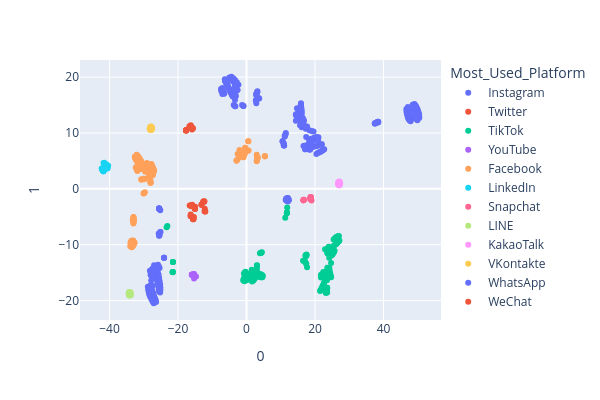

Notebook cell for this chart:
### Code cell
from sklearn.manifold import TSNE
import plotly.express as px
from sklearn.preprocessing import StandardScaler
import matplotlib.pyplot as plt


engineered_df = df.drop(columns=['Student_ID', 'Country', 'Relationship_Status'])
usage_cat = engineered_df['Most_Used_Platform'].astype('category')
labels = usage_cat.cat.codes
label_names = list(usage_cat.cat.categories)
TSNE_optimized_engineered_df = engineered_df#.drop(columns=['Avg_Daily_Usage_Hours', 'Sleep_Hours_Per_Night'])
TSNE_optimized_engineered_df = pd.get_dummies(TSNE_optimized_engineered_df)

scaler = StandardScaler()
X_scaled = scaler.fit_transform(TSNE_optimized_engineered_df)

tsne = TSNE(n_components=2, perplexity=35, learning_rate='auto', max_iter=1500, n_iter_without_progress=300, init='pca')
projections = tsne.fit_transform(X_scaled)
fig = px.scatter(
    projections,
    x=0,
    y=1,
    color=engineered_df.Most_Used_Platform,
    labels={'color': 'Most_Used_Platform'},
    hover_data={
            'Avg_Daily_Usage_Hours': engineered_df.Avg_Daily_Usage_Hours,
            'Affects_Academic_Performance': engineered_df.Affects_Academic_Performance,
            'Sleep_Hours_Per_Night': engineered_df.Sleep_Hours_Per_Night,
            'Mental_Health_Score': engineered_df.Mental_Health_Score,
            'Addicted_Score': engineered_df.Addicted_Score
        },
    width=600, 
    height=400,
)
fig.show()

### Figure 1 — Plotly figure (JSON) as saved in the notebook; plotly's stock layout.template omitted (floating-point values rounded to 4 significant figures; data arrays with more than 128 entries replaced by an {"elided": "..."} marker saying what was removed)
{"data": [{"customdata": {"elided": "249x5 mixed values"}, "hovertemplate": "Most_Used_Platform=Instagram<br>0=%{x}<br>1=%{y}<br>Avg_Daily_Usage_Hours=%{customdata[0]}<br>Affects_Academic_Performance=%{customdata[1]}<br>Sleep_Hours_Per_Night=%{customdata[2]}<br>Mental_Health_Score=%{customdata[3]}<br>Addicted_Score=%{customdata[4]}<extra></extra>", "legendgroup": "Instagram", "marker": {"color": "#636efa", "symbol": "circle"}, "mode": "markers", "name": "Instagram", "orientation": "v", "showlegend": true, "type": "scatter", "x": {"elided": "249 float values"}, "xaxis": "x", "y": {"elided": "249 float values"}, "yaxis": "y"}, {"customdata": {"elided": "30x5 mixed values"}, "hovertemplate": "Most_Used_Platform=Twitter<br>0=%{x}<br>1=%{y}<br>Avg_Daily_Usage_Hours=%{customdata[0]}<br>Affects_Academic_Performance=%{customdata[1]}<br>Sleep_Hours_Per_Night=%{customdata[2]}<br>Mental_Health_Score=%{customdata[3]}<br>Addicted_Score=%{customdata[4]}<extra></extra>", "legendgroup": "Twitter", "marker": {"color": "#EF553B", "symbol": "circle"}, "mode": "markers", "name": "Twitter", "orientation": "v", "showlegend": true, "type": "scatter", "x": [-16.59, -16.12, -15.49, -15.6, -12.51, -15.02, -16.3, -13.16, -15.01, -15.22, -15.07, -12.19, -15.02, -16.33, -16.25, -13.14, -12.06, -15.56, -15.49, -12.63, -12.34, -16.12, -15.85, -12.24, -12.04, -15.61, -15.34, -12.57, -12.3, -16.02], "xaxis": "x", "y": [-2.973, -2.992, -5.406, -5.455, -2.343, -3.586, -4.587, -2.802, -3.223, -3.205, -3.587, -3.544, -3.384, -4.901, -4.758, -2.87, -4.042, -5.312, -5.405, -2.249, -2.228, -3.126, -2.835, -4.018, -4.074, -5.457, -5.049, -2.297, -2.271, -2.895], "yaxis": "y"}, {"customdata": {"elided": "154x5 mixed values"}, "hovertemplate": "Most_Used_Platform=TikTok<br>0=%{x}<br>1=%{y}<br>Avg_Daily_Usage_Hours=%{customdata[0]}<br>Affects_Academic_Performance=%{customdata[1]}<br>Sleep_Hours_Per_Night=%{customdata[2]}<br>Mental_Health_Score=%{customdata[3]}<br>Addicted_Score=%{customdata[4]}<extra></extra>", "legendgroup": "TikTok", "marker": {"color": "#00cc96", "symbol": "circle"}, "mode": "markers", "name": "TikTok", "orientation": "v", "showlegend": true, "type": "scatter", "x": {"elided": "154 float values"}, "xaxis": "x", "y": {"elided": "154 float values"}, "yaxis": "y"}, {"customdata": [[3, "No", 7, 7, 4], [3.7, "No", 6.8, 7, 5], [3.8, "No", 6.6, 7, 5], [3.9, "No", 6.5, 7, 6], [3.8, "No", 6.4, 7, 6], [3.9, "No", 6.5, 7, 6], [4.7, "Yes", 5.9, 6, 7], [4.4, "Yes", 6, 6, 7], [5.8, "Yes", 5.2, 5, 9], [3.8, "No", 6.6, 7, 6]], "hovertemplate": "Most_Used_Platform=YouTube<br>0=%{x}<br>1=%{y}<br>Avg_Daily_Usage_Hours=%{customdata[0]}<br>Affects_Academic_Performance=%{customdata[1]}<br>Sleep_Hours_Per_Night=%{customdata[2]}<br>Mental_Health_Score=%{customdata[3]}<br>Addicted_Score=%{customdata[4]}<extra></extra>", "legendgroup": "YouTube", "marker": {"color": "#ab63fa", "symbol": "circle"}, "mode": "markers", "name": "YouTube", "orientation": "v", "showlegend": true, "type": "scatter", "x": [-15.32, -15.94, -15.99, -15.9, -15.9, -15.88, -15.34, -15.35, -14.74, -15.91], "xaxis": "x", "y": [-16.03, -15.38, -15.39, -15.36, -15.36, -15.38, -15.25, -15.25, -15.71, -15.36], "yaxis": "y"}, {"customdata": {"elided": "123x5 mixed values"}, "hovertemplate": "Most_Used_Platform=Facebook<br>0=%{x}<br>1=%{y}<br>Avg_Daily_Usage_Hours=%{customdata[0]}<br>Affects_Academic_Performance=%{customdata[1]}<br>Sleep_Hours_Per_Night=%{customdata[2]}<br>Mental_Health_Score=%{customdata[3]}<br>Addicted_Score=%{customdata[4]}<extra></extra>", "legendgroup": "Facebook", "marker": {"color": "#FFA15A", "symbol": "circle"}, "mode": "markers", "name": "Facebook", "orientation": "v", "showlegend": true, "type": "scatter", "x": [-2.586, -33.0, -29.89, -33.0, -30.67, -32.99, -29.84, -33.01, -30.72, -30.03, -29.98, -33.2, -30.04, 2.973, -33.03, -0.4544, 3.043, -32.98, -0.7757, -1.766, -28.93, -0.8161, -1.922, -29.25, -0.8638, -2.065, -27.02, -32.66, -27.29, -32.97, -26.98, -32.86, -27.54, -33.22, -27.22, -33.07, -27.77, -33.65, -27.48, -33.3, -27.92, -33.83, -27.75, -33.52, -27.98, -33.93, -29.59, -33.19, -1.857, -30.69, -33.07, -1.914, -30.71, -33.6, -1.974, -31.84, -33.46, -2.038, -31.99, -33.7, -2.112, -32.16, -33.85, -2.19, -32.33, -30.43, -30.84, -30.59, -31.06, -30.75, -31.32, -30.96, -31.6, -31.19, -31.88, -31.41, -32.13, -31.64, -32.35, -31.87, -32.51, -32.09, -32.6, -28.83, -28.68, -2.85, -29.0, -2.861, -28.89, -29.17, -2.916, -29.07, -29.33, 0.5499, -0.2875, -27.94, -0.3609, -28.61, 5.366, 3.201, -32.98, 2.993, 3.315, -32.99, 3.203, -32.87, 0.5303, 3.069, 0.5072, -29.67, -0.3965, -28.06, -0.3276, -28.41, -28.21, 5.367, 0.5613, -0.404, -28.08, -0.3155, -28.5, -28.01, 5.385], "xaxis": "x", "y": [6.256, -5.056, 1.828, -5.072, 1.639, -5.324, 1.728, -5.284, 1.731, -0.8283, -0.7766, -5.594, 1.816, 4.96, -6.196, 6.321, 5.093, -5.94, 6.246, 6.671, 3.17, 5.929, 6.81, 3.756, 5.663, 6.94, 3.143, -9.644, 2.468, -9.361, 3.28, -9.927, 2.835, -9.727, 3.666, -10.14, 3.277, -9.907, 4.056, -10.31, 3.741, -10.07, 4.454, -10.46, 4.271, -10.26, 3.047, -9.349, 5.908, 3.607, -9.246, 5.953, 3.549, -9.35, 5.997, 3.211, -9.266, 5.827, 3.394, -9.451, 5.672, 3.609, -9.611, 5.552, 3.85, 4.476, 3.835, 4.7, 4.076, 4.931, 4.337, 5.158, 4.603, 5.386, 4.843, 5.602, 5.06, 5.809, 5.281, 5.99, 5.527, 6.126, 5.767, 3.155, 4.23, 5.113, 3.445, 5.103, 4.451, 3.725, 5.051, 4.63, 4.007, 6.848, 6.678, 1.136, 7.025, 1.916, 5.83, 5.595, -5.92, 6.093, 5.56, -5.906, 5.606, -5.635, 8.542, 5.646, 8.539, -0.5865, 6.642, 1.111, 7.368, 1.78, 2.461, 5.83, 6.85, 7.343, 1.711, 7.054, 2.536, 1.105, 5.828], "yaxis": "y"}, {"customdata": [[1.5, "No", 8, 9, 2], [2.8, "No", 7.2, 8, 4], [2, "No", 7.8, 8, 3], [2.5, "No", 7.3, 8, 4], [2.2, "No", 7.4, 8, 3], [2.6, "No", 7.2, 8, 4], [2.3, "No", 7.3, 8, 4], [2.7, "No", 7.1, 8, 4], [2.4, "No", 7.2, 8, 4], [2.8, "No", 7, 8, 4], [2.3, "No", 7.4, 8, 3], [2.8, "No", 7.2, 8, 4], [2.5, "No", 7.3, 8, 4], [3, "No", 7.1, 8, 4], [2.7, "No", 7.2, 8, 4], [2.6, "No", 7.3, 8, 4], [2.4, "No", 7.4, 8, 4], [2.8, "No", 7.1, 8, 4], [2.5, "No", 7.3, 8, 4], [2.9, "No", 7, 7, 5], [2.6, "No", 7.2, 8, 4]], "hovertemplate": "Most_Used_Platform=LinkedIn<br>0=%{x}<br>1=%{y}<br>Avg_Daily_Usage_Hours=%{customdata[0]}<br>Affects_Academic_Performance=%{customdata[1]}<br>Sleep_Hours_Per_Night=%{customdata[2]}<br>Mental_Health_Score=%{customdata[3]}<br>Addicted_Score=%{customdata[4]}<extra></extra>", "legendgroup": "LinkedIn", "marker": {"color": "#19d3f3", "symbol": "circle"}, "mode": "markers", "name": "LinkedIn", "orientation": "v", "showlegend": true, "type": "scatter", "x": [-40.39, -41.42, -40.59, -41.76, -40.65, -41.84, -40.93, -42.11, -40.95, -42.13, -40.84, -41.42, -41.18, -41.53, -42.24, -41.79, -41.0, -42.25, -41.76, -41.74, -41.21], "xaxis": "x", "y": [4.143, 4.441, 3.703, 3.145, 3.653, 3.192, 3.76, 3.46, 3.767, 3.48, 4.357, 4.441, 4.131, 4.652, 3.646, 3.161, 4.36, 3.648, 3.145, 4.633, 4.139], "yaxis": "y"}, {"customdata": [[5.8, "Yes", 6, 6, 8], [4.8, "Yes", 6.2, 5, 7], [4.7, "Yes", 5.9, 6, 7], [4.8, "Yes", 5.7, 6, 7], [4.6, "Yes", 5.7, 6, 7], [4.9, "Yes", 5.6, 6, 7], [6.1, "Yes", 5.2, 4, 9], [5.4, "Yes", 5.5, 5, 8], [4.6, "Yes", 5.8, 6, 7], [5.6, "Yes", 5.3, 5, 8], [3.7, "No", 6.5, 7, 6], [5.7, "Yes", 5.3, 5, 8], [5.5, "Yes", 5.5, 5, 8]], "hovertemplate": "Most_Used_Platform=Snapchat<br>0=%{x}<br>1=%{y}<br>Avg_Daily_Usage_Hours=%{customdata[0]}<br>Affects_Academic_Performance=%{customdata[1]}<br>Sleep_Hours_Per_Night=%{customdata[2]}<br>Mental_Health_Score=%{customdata[3]}<br>Addicted_Score=%{customdata[4]}<extra></extra>", "legendgroup": "Snapchat", "marker": {"color": "#FF6692", "symbol": "circle"}, "mode": "markers", "name": "Snapchat", "orientation": "v", "showlegend": true, "type": "scatter", "x": [18.75, 18.55, 18.74, 18.73, 18.73, 18.73, 16.68, 16.63, 18.76, 16.63, 18.99, 16.63, 16.77], "xaxis": "x", "y": [-1.468, -1.823, -1.506, -1.502, -1.505, -1.501, -1.97, -2.02, -1.505, -2.019, -2.068, -2.019, -1.941], "yaxis": "y"}, {"customdata": [[3.8, "No", 7.9, 8, 3], [3.5, "No", 8, 8, 3], [3.7, "No", 7.8, 8, 3], [3.6, "No", 8.1, 8, 3], [3.4, "No", 8.2, 8, 3], [3.3, "No", 8.3, 8, 3], [3.2, "No", 8.4, 8, 3], [3.1, "No", 8.5, 8, 3], [3, "No", 8.6, 8, 3], [2.9, "No", 8.7, 8, 3], [2.8, "No", 8.8, 8, 3], [2.7, "No", 8.9, 8, 3]], "hovertemplate": "Most_Used_Platform=LINE<br>0=%{x}<br>1=%{y}<br>Avg_Daily_Usage_Hours=%{customdata[0]}<br>Affects_Academic_Performance=%{customdata[1]}<br>Sleep_Hours_Per_Night=%{customdata[2]}<br>Mental_Health_Score=%{customdata[3]}<br>Addicted_Score=%{customdata[4]}<extra></extra>", "legendgroup": "LINE", "marker": {"color": "#B6E880", "symbol": "circle"}, "mode": "markers", "name": "LINE", "orientation": "v", "showlegend": true, "type": "scatter", "x": [-34.22, -34.39, -34.23, -34.39, -33.94, -33.85, -33.8, -34.28, -34.21, -33.8, -34.0, -33.87], "xaxis": "x", "y": [-18.48, -18.74, -18.49, -18.75, -18.52, -18.6, -18.69, -19.03, -19.08, -18.94, -19.11, -19.06], "yaxis": "y"}, {"customdata": [[5.2, "Yes", 6.5, 6, 6], [5, "Yes", 6.8, 6, 6], [5.1, "Yes", 6.6, 6, 6], [4.9, "Yes", 6.9, 6, 6], [5, "Yes", 6.7, 6, 6], [4.8, "Yes", 7, 6, 6], [4.7, "Yes", 7.1, 6, 6], [4.6, "Yes", 7.2, 6, 6], [4.5, "Yes", 7.3, 6, 6], [4.4, "Yes", 7.4, 6, 6], [4.3, "Yes", 7.5, 6, 6], [4.2, "Yes", 7.6, 6, 6]], "hovertemplate": "Most_Used_Platform=KakaoTalk<br>0=%{x}<br>1=%{y}<br>Avg_Daily_Usage_Hours=%{customdata[0]}<br>Affects_Academic_Performance=%{customdata[1]}<br>Sleep_Hours_Per_Night=%{customdata[2]}<br>Mental_Health_Score=%{customdata[3]}<br>Addicted_Score=%{customdata[4]}<extra></extra>", "legendgroup": "KakaoTalk", "marker": {"color": "#FF97FF", "symbol": "circle"}, "mode": "markers", "name": "KakaoTalk", "orientation": "v", "showlegend": true, "type": "scatter", "x": [27.09, 26.79, 27.0, 26.76, 27.24, 27.35, 27.34, 27.29, 26.76, 26.8, 27.06, 27.03], "xaxis": "x", "y": [1.308, 1.159, 1.292, 1.096, 1.221, 1.015, 0.9053, 0.7912, 0.8261, 0.7588, 0.639, 0.6242], "yaxis": "y"}, {"customdata": [[4.8, "No", 7.2, 7, 5], [4.5, "No", 7.4, 7, 5], [4.7, "No", 7.3, 7, 5], [4.6, "No", 7.5, 7, 5], [4.4, "No", 7.6, 7, 5], [4.3, "No", 7.7, 7, 5], [4.2, "No", 7.8, 7, 5], [4.1, "No", 7.9, 7, 5], [4, "No", 8, 7, 5], [3.9, "No", 8.1, 7, 5], [3.8, "No", 8.2, 7, 5], [3.7, "No", 8.3, 7, 5]], "hovertemplate": "Most_Used_Platform=VKontakte<br>0=%{x}<br>1=%{y}<br>Avg_Daily_Usage_Hours=%{customdata[0]}<br>Affects_Academic_Performance=%{customdata[1]}<br>Sleep_Hours_Per_Night=%{customdata[2]}<br>Mental_Health_Score=%{customdata[3]}<br>Addicted_Score=%{customdata[4]}<extra></extra>", "legendgroup": "VKontakte", "marker": {"color": "#FECB52", "symbol": "circle"}, "mode": "markers", "name": "VKontakte", "orientation": "v", "showlegend": true, "type": "scatter", "x": [-28.24, -28.01, -28.24, -27.99, -28.18, -27.73, -27.68, -28.03, -27.93, -27.75, -27.59, -27.6], "xaxis": "x", "y": [10.72, 10.53, 10.77, 10.53, 10.98, 10.58, 10.63, 11.12, 11.14, 11.1, 10.89, 10.96], "yaxis": "y"}, {"customdata": {"elided": "54x5 mixed values"}, "hovertemplate": "Most_Used_Platform=WhatsApp<br>0=%{x}<br>1=%{y}<br>Avg_Daily_Usage_Hours=%{customdata[0]}<br>Affects_Academic_Performance=%{customdata[1]}<br>Sleep_Hours_Per_Night=%{customdata[2]}<br>Mental_Health_Score=%{customdata[3]}<br>Addicted_Score=%{customdata[4]}<extra></extra>", "legendgroup": "WhatsApp", "marker": {"color": "#636efa", "symbol": "circle"}, "mode": "markers", "name": "WhatsApp", "orientation": "v", "showlegend": true, "type": "scatter", "x": [47.9, 50.42, 48.06, 49.59, 47.58, 50.39, 47.91, 49.47, 47.33, 50.21, 47.77, 49.37, 47.14, 50.06, 47.64, 49.26, 47.01, 49.91, 47.54, 49.14, 46.89, 49.73, 47.45, 48.99, 46.78, 49.54, 47.35, 48.83, 46.71, 49.31, 47.23, 48.67, 46.69, 49.03, 47.12, 48.52, 37.6, 49.9, 38.2, 50.43, 38.36, 37.55, 49.66, 38.26, 50.4, 38.42, 37.5, 49.5, 38.33, 50.26, 38.48, 37.45, 49.4, 38.41], "xaxis": "x", "y": [12.08, 12.81, 12.4, 12.58, 12.27, 13.3, 12.71, 13.0, 12.52, 13.67, 12.99, 13.38, 12.78, 13.97, 13.27, 13.69, 13.07, 14.23, 13.56, 13.97, 13.35, 14.5, 13.85, 14.25, 13.64, 14.75, 14.13, 14.52, 13.94, 14.99, 14.42, 14.8, 14.27, 15.19, 14.64, 15.06, 11.74, 12.26, 11.93, 12.69, 11.89, 11.73, 12.48, 11.96, 13.16, 11.93, 11.71, 12.88, 11.99, 13.58, 11.96, 11.7, 13.28, 12.02], "yaxis": "y"}, {"customdata": [[4.5, "No", 7.8, 7, 5], [4.4, "No", 7.9, 7, 5], [4.3, "No", 8, 7, 5], [4.2, "No", 8.1, 7, 5], [4.1, "No", 8.2, 7, 5], [4, "No", 8.3, 7, 5], [3.9, "No", 8.4, 7, 5], [5.8, "Yes", 6.5, 6, 7], [5.5, "Yes", 6.8, 6, 7], [5.6, "Yes", 6.8, 6, 7], [5.7, "Yes", 6.7, 6, 7], [5.6, "Yes", 6.7, 6, 7], [5.7, "Yes", 6.7, 6, 7], [5.5, "Yes", 6.8, 6, 7], [5.6, "Yes", 6.7, 6, 7]], "hovertemplate": "Most_Used_Platform=WeChat<br>0=%{x}<br>1=%{y}<br>Avg_Daily_Usage_Hours=%{customdata[0]}<br>Affects_Academic_Performance=%{customdata[1]}<br>Sleep_Hours_Per_Night=%{customdata[2]}<br>Mental_Health_Score=%{customdata[3]}<br>Addicted_Score=%{customdata[4]}<extra></extra>", "legendgroup": "WeChat", "marker": {"color": "#EF553B", "symbol": "circle"}, "mode": "markers", "name": "WeChat", "orientation": "v", "showlegend": true, "type": "scatter", "x": [-17.57, -17.58, -17.6, -17.62, -17.64, -17.66, -17.68, -16.58, -16.28, -15.9, -16.19, -16.6, -15.64, -16.66, -15.73], "xaxis": "x", "y": [10.47, 10.53, 10.46, 10.51, 10.45, 10.49, 10.43, 11.05, 11.36, 10.64, 11.22, 11.04, 10.82, 11.2, 10.9], "yaxis": "y"}], "layout": {"height": 400, "legend": {"title": {"text": "Most_Used_Platform"}, "tracegroupgap": 0}, "margin": {"t": 60}, "width": 600, "xaxis": {"anchor": "y", "domain": [0, 1], "title": {"text": "0"}}, "yaxis": {"anchor": "x", "domain": [0, 1], "title": {"text": "1"}}}}
